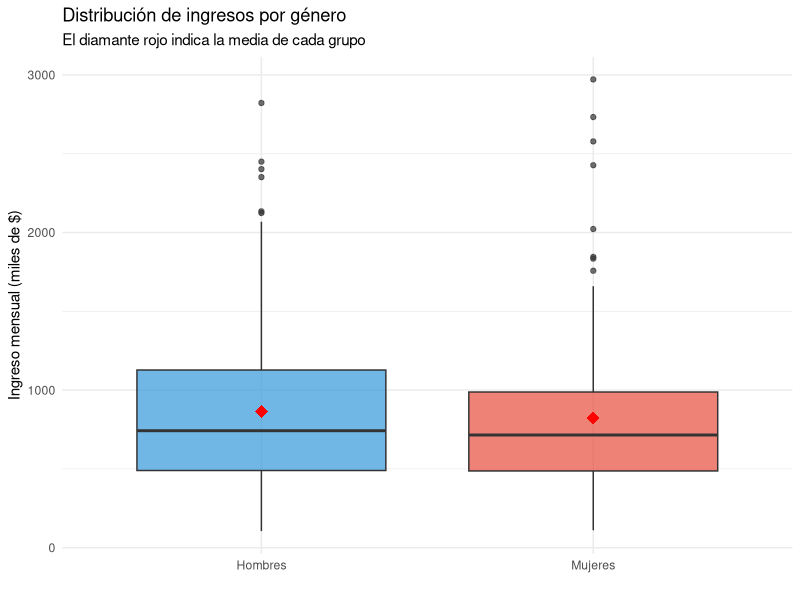
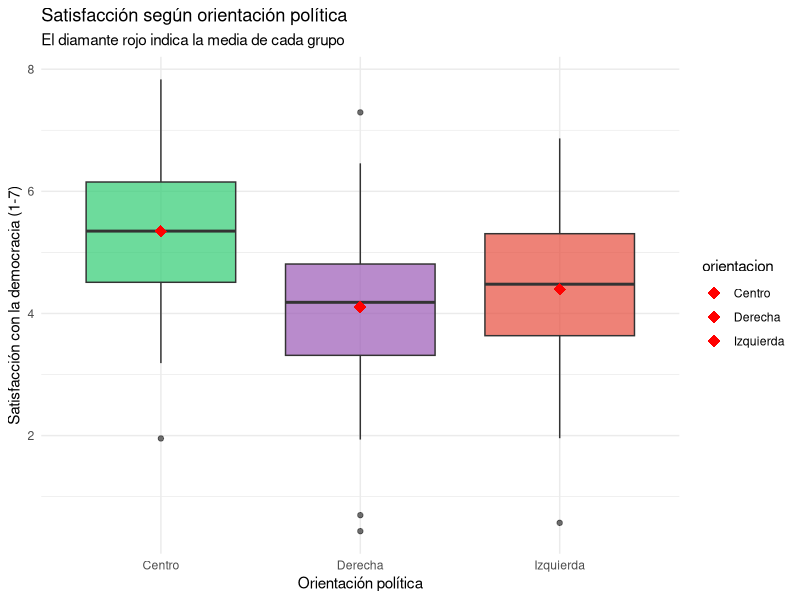

These figures' R source, in order:
## ---- chunk 1
knitr::opts_chunk$set(echo = TRUE, message = FALSE, warning = FALSE)
library(ggplot2)
## ---- chunk 2
# Datos de una región
set.seed(2024)
confianza_region <- rnorm(80, mean = 4.3, sd = 1.8)

# Prueba t: ¿difiere de 5.0?
resultado <- t.test(confianza_region, mu = 5.0)
resultado
## ---- chunk 3
# Datos simulados de ingresos (en miles de pesos)
set.seed(2024)
ingresos_hombres <- rlnorm(150, meanlog = log(750), sdlog = 0.6)
ingresos_mujeres <- rlnorm(150, meanlog = log(650), sdlog = 0.6)

# Prueba t para dos muestras independientes
resultado <- t.test(ingresos_hombres, ingresos_mujeres)
resultado
## ---- chunk 4
# Visualización
datos_genero <- data.frame(
  ingreso = c(ingresos_hombres, ingresos_mujeres),
  genero = factor(c(rep("Hombres", 150), rep("Mujeres", 150)))
)

ggplot(datos_genero, aes(x = genero, y = ingreso, fill = genero)) +
  geom_boxplot(alpha = 0.7) +
  stat_summary(fun = mean, geom = "point", shape = 18, size = 4, color = "red") +
  scale_fill_manual(values = c("#3498db", "#e74c3c")) +
  labs(x = "", y = "Ingreso mensual (miles de $)",
       title = "Distribución de ingresos por género",
       subtitle = "El diamante rojo indica la media de cada grupo") +
  theme_minimal() +
  theme(legend.position = "none")
## ---- chunk 5
# Mismas 50 personas, medidas antes y después
set.seed(123)
antes <- rnorm(50, mean = 4.2, sd = 1.5)
despues <- antes + rnorm(50, mean = 0.8, sd = 1.0)  # Mejora promedio de 0.8

# Prueba t pareada
resultado <- t.test(despues, antes, paired = TRUE)
resultado
## ---- chunk 6
# Datos simulados
set.seed(2024)
n_grupo <- 100

datos_anova <- data.frame(
  satisfaccion = c(
    rnorm(n_grupo, mean = 4.5, sd = 1.2),  # Izquierda
    rnorm(n_grupo, mean = 5.2, sd = 1.1),  # Centro
    rnorm(n_grupo, mean = 4.0, sd = 1.3)   # Derecha
  ),
  orientacion = factor(rep(c("Izquierda", "Centro", "Derecha"), each = n_grupo))
)

# ANOVA de una vía
modelo_anova <- aov(satisfaccion ~ orientacion, data = datos_anova)
summary(modelo_anova)
## ---- chunk 7
ggplot(datos_anova, aes(x = orientacion, y = satisfaccion, fill = orientacion)) +
  geom_boxplot(alpha = 0.7, show.legend = FALSE) +
  stat_summary(fun = mean, geom = "point", shape = 18, size = 4, color = "red") +
  scale_fill_manual(values = c("#2ecc71", "#9b59b6", "#e74c3c")) +
  labs(x = "Orientación política",
       y = "Satisfacción con la democracia (1-7)",
       title = "Satisfacción según orientación política",
       subtitle = "El diamante rojo indica la media de cada grupo") +
  theme_minimal()
## ---- chunk 8
# Comparaciones post-hoc de Tukey
TukeyHSD(modelo_anova)
